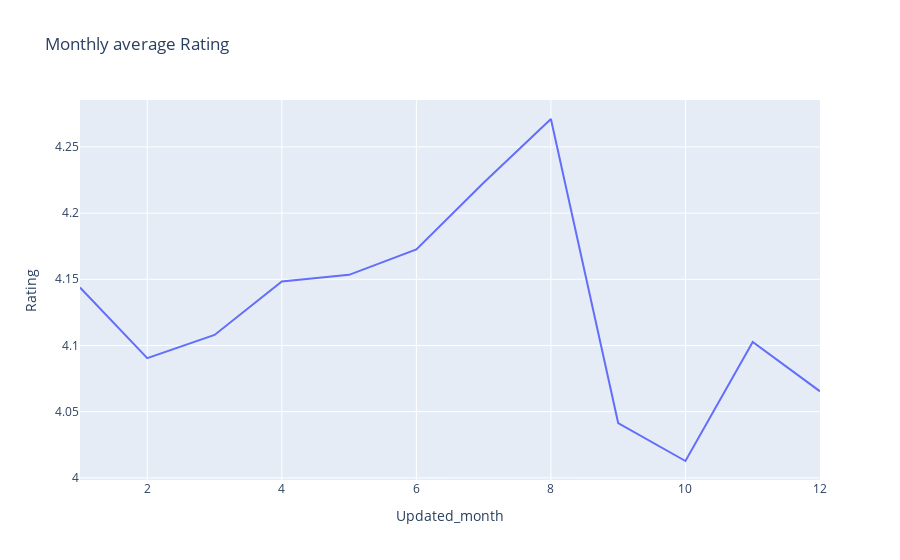

Notebook code for this chart:
### Code cell
fig= px.line(re,x="Updated_month",y="Rating",title="Monthly average Rating")
fig.show()

### Figure 1 — Plotly figure (JSON) as saved in the notebook; plotly's stock layout.template omitted (floating-point values rounded to 4 significant figures)
{"data": [{"hovertemplate": "Updated_month=%{x}<br>Rating=%{y}<extra></extra>", "legendgroup": "", "line": {"color": "#636efa", "dash": "solid"}, "marker": {"symbol": "circle"}, "mode": "lines", "name": "", "orientation": "v", "showlegend": false, "type": "scatter", "x": [1, 2, 3, 4, 5, 6, 7, 8, 9, 10, 11, 12], "xaxis": "x", "y": [4.144, 4.09, 4.108, 4.148, 4.153, 4.173, 4.223, 4.271, 4.041, 4.013, 4.103, 4.065], "yaxis": "y"}], "layout": {"legend": {"tracegroupgap": 0}, "title": {"text": "Monthly average Rating"}, "xaxis": {"anchor": "y", "domain": [0, 1], "title": {"text": "Updated_month"}}, "yaxis": {"anchor": "x", "domain": [0, 1], "title": {"text": "Rating"}}}}
